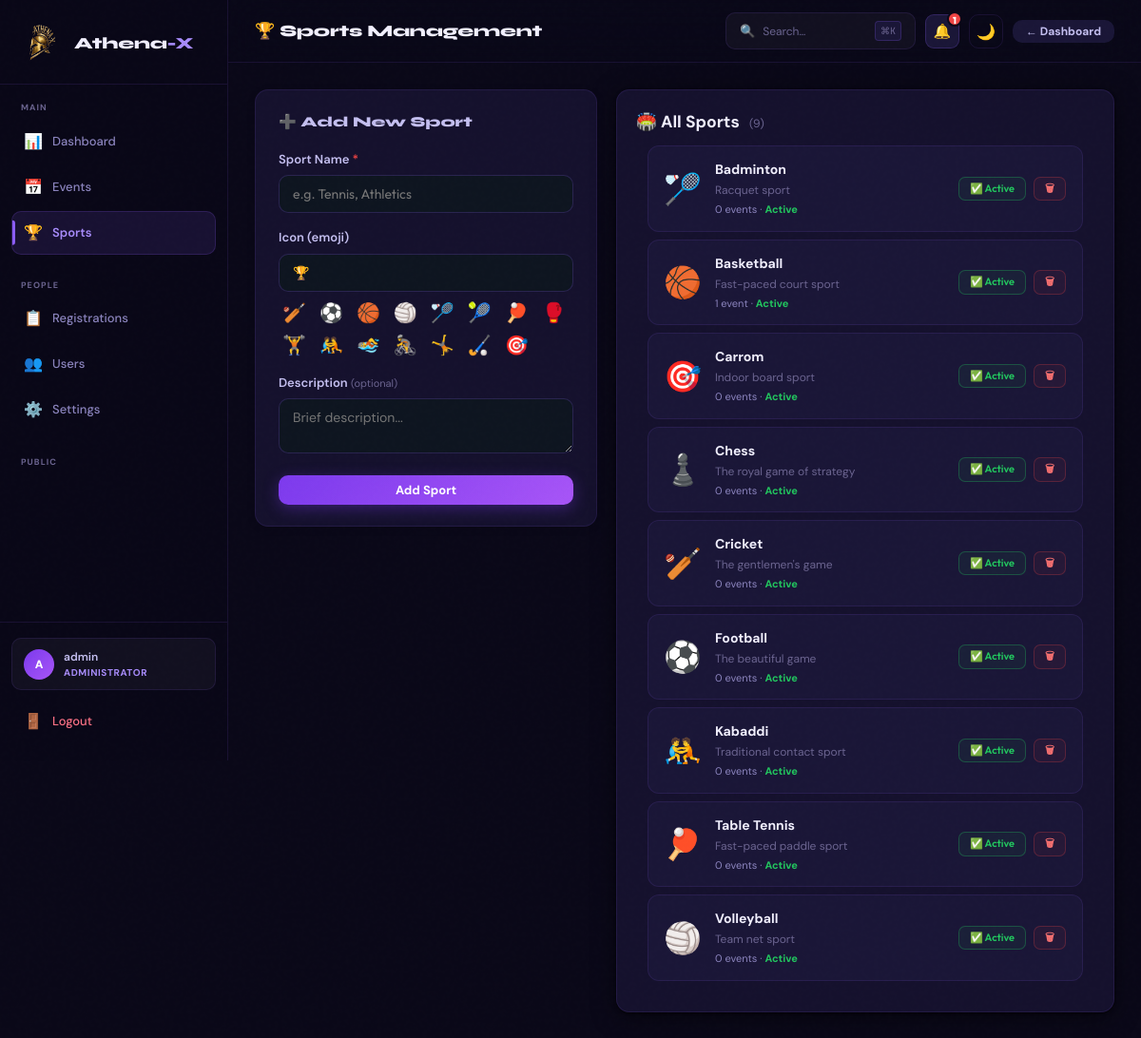
Screenshot of /admin/sports (signed in) with the database file from the repository.
### tables this page shows
CREATE TABLE sports (
                id INTEGER PRIMARY KEY AUTOINCREMENT,
                name TEXT NOT NULL, icon TEXT DEFAULT '🏆',
                description TEXT, is_active INTEGER DEFAULT 1,
                created_at TIMESTAMP DEFAULT CURRENT_TIMESTAMP
            );

### app.py (the view)
@app.route('/admin/sports')
@admin_required
def admin_sports():
    with get_db() as conn:
        sports = [dict(s) for s in conn.execute("SELECT s.*,COUNT(e.id) event_count FROM sports s LEFT JOIN events e ON e.sport_id=s.id GROUP BY s.id ORDER BY s.name").fetchall()]
    return render_template('admin/sports.html',sports=sports)

### app.py (called while the page is built)
@app.after_request
def add_security_headers(resp):
    resp.headers['X-Frame-Options']        = 'SAMEORIGIN'
    resp.headers['X-Content-Type-Options'] = 'nosniff'
    resp.headers['X-XSS-Protection']       = '1; mode=block'
    resp.headers['Referrer-Policy']        = 'strict-origin-when-cross-origin'
    resp.headers['Strict-Transport-Security'] = 'max-age=31536000; includeSubDomains'
    resp.headers['Permissions-Policy']     = 'geolocation=(), microphone=(), camera=()'
    return resp

def get_db():
    conn = sqlite3.connect(DB_PATH)
    conn.row_factory = sqlite3.Row
    conn.execute("PRAGMA foreign_keys = ON")
    return conn

def is_admin(): return session.get('role') == 'admin'

def admin_required(f):
    @wraps(f)
    def dec(*a,**kw):
        if not is_admin():
            return redirect(url_for('admin_login'))
        return f(*a,**kw)
    return dec

### templates/admin/sports.html (shortened to what this page needs)
{% extends "admin/base.html" %}
{% block page_title %}🏆 Sports Management{% endblock %}
{% block topbar_actions %}
  <a href="/admin" class="btn btn-secondary btn-sm">← Dashboard</a>
{% endblock %}
{% block content %}
<div style="display:grid;grid-template-columns:360px 1fr;gap:20px;align-items:start;">
  <div class="form-card">
    <h3 style="display:flex;align-items:center;gap:8px;">➕ Add New Sport</h3>
    <form method="POST" action="/admin/sports/add">
      <div class="form-group">
        <label>Sport Name <span style="color:#ef4444;">*</span></label>
        <input type="text" name="name" required placeholder="e.g. Tennis, Athletics" oninput="this.value=this.value.replace(/[^A-Za-z ]/g,'')" pattern="[A-Za-z ]+" title="Sport name: letters only"/>
      </div>
      <div class="form-group">
        <label>Icon (emoji)</label>
        <input type="text" name="icon" value="🏆" placeholder="🏆" maxlength="5"/>
        <div class="emoji-quick" style="margin-top:8px;">
          {% for e in ['🏏','⚽','🏀','🏐','🏸','🎾','🏓','🥊','🏋️','🤼','🏊','🚴','🤸','🏑','🎯'] %}
            <span class="eq" onclick="this.closest('form').querySelector('[name=icon]').value='{{ e }}'">{{ e }}</span>
          {% endfor %}
        </div>
      </div>
      <div class="form-group">
        <label>Description <span style="font-weight:400;color:var(--muted2);font-size:11px;">(optional)</span></label>
        <textarea name="description" rows="2" placeholder="Brief description..." style="width:100%;background:var(--input-bg);border:1.5px solid var(--border2);border-radius:10px;color:var(--text);padding:10px 14px;font-size:14px;outline:none;resize:vertical;font-family:inherit;"></textarea>
      </div>
      <button type="submit" class="btn btn-primary btn-full">Add Sport</button>
    </form>
  </div>
  <div>
    <div class="dash-section" style="border-radius:14px;overflow:hidden;">
      <div class="ds-head">
        <h3>🏟️ All Sports <span style="font-size:12px;color:var(--muted2);font-weight:400;margin-left:6px;">({{ sports|length }})</span></h3>
      </div>
      <div style="padding:12px;">
        {% if sports %}
        <div style="display:flex;flex-direction:column;gap:8px;">
          {% for s in sports %}
          <div style="background:var(--bg3);border:1px solid {% if s.is_active %}var(--border){% else %}rgba(239,68,68,0.2){% endif %};border-radius:12px;padding:14px 16px;display:flex;align-items:center;gap:14px;transition:.15s;{% if not s.is_active %}opacity:.6;{% endif %}">
            <div style="font-size:32px;flex-shrink:0;line-height:1;">{{ s.icon }}</div>
            <div style="flex:1;min-width:0;">
              <div style="font-size:14px;font-weight:700;color:var(--text);">{{ s.name }}</div>
              {% if s.description %}<div style="font-size:12px;color:var(--muted2);margin-top:2px;">{{ s.description }}</div>{% endif %}
              <div style="font-size:11px;color:var(--muted);margin-top:3px;">
                {{ s.event_count }} event{{ 's' if s.event_count != 1 else '' }}
                {% if s.is_active %}
                  · <span style="color:#22c55e;font-weight:700;">Active</span>
                {% else %}
                  · <span style="color:#f87171;font-weight:700;">Inactive</span>
                {% endif %}
              </div>
            </div>
            <div style="display:flex;gap:6px;flex-shrink:0;">
              <form method="POST" action="/admin/sports/{{ s.id }}/toggle" style="display:inline;">
                <button class="tbl-btn {% if s.is_active %}tbl-btn-green{% endif %}" title="Toggle active">
                  {{ '✅ Active' if s.is_active else '❌ Inactive' }}
                </button>
              </form>
              <form method="POST" action="/admin/sports/{{ s.id }}/delete" style="display:inline;"
                    onsubmit="return confirm('Delete {{ s.name }}? This cannot be undone.')">
                <button class="tbl-btn tbl-btn-red" title="Delete sport">🗑</button>
              </form>
            </div>
          </div>
          {% endfor %}
        </div>
        {% endif %}
      </div>
    </div>
  </div>
</div>
{% endblock %}

### static/css/style.css (style rules this page uses)
*, *::before, *::after { box-sizing: border-box; margin: 0; padding: 0; }
:root { --bg: #04080f; --bg2: #090f1a; --bg3: #0e1520; --bg4: #151e2d; --card: #090f1a; --card2: #0e1520; --border: rgba(0,255,160,0.07); --border2: rgba(0,255,160,0.13); --accent: #00c896; --accent-h: #00a87d; --accent2: #00ffb2; --green: #00c896; --green2: #00ffb2; --red: #ff4757; --yellow: #ffd32a; --orange: #ff9f43; --purple: #c56ef8; --pink: #ff6b9d; --cyan: #00d2d3; --text: #e8f4f0; --text2: #b8d4cc; --muted: #6b8f82; --muted2: #4a6358; --shadow: 0 1px 3px rgba(0,0,0,0.7),0 4px 24px rgba(0,0,0,0.5); --shadow-lg: 0 8px 40px rgba(0,0,0,0.8); --shadow-xl: 0 20px 60px rgba(0,0,0,0.9); --radius: 14px; --radius-sm: 9px; --radius-xs: 5px; --font: 'Outfit',-apple-system,sans-serif; --font-num: 'Rajdhani','Outfit',sans-serif; --nav-bg: rgba(4,8,15,0.93); --nav-border:rgba(0,255,160,0.08); --input-bg: #0e1520; --tr: all 0.2s cubic-bezier(0.4,0,0.2,1); --glow-blue: 0 0 20px rgba(0,200,150,0.3); --glow-green:0 0 20px rgba(0,255,178,0.3); --bg-card: #090f1a; --bg-dark: #04080f; }
html { scroll-behavior: smooth; }
html, body { min-height: 100%; background: var(--bg); color: var(--text); font-family: var(--font); font-size: 15px; line-height: 1.6; -webkit-font-smoothing: antialiased; -moz-osx-font-smoothing: grayscale; transition: background 0.3s, color 0.3s; background-image: radial-gradient(ellipse at 20% 10%, rgba(0,200,150,0.04) 0%, transparent 50%), radial-gradient(ellipse at 80% 90%, rgba(0,210,211,0.03) 0%, transparent 50%); }
a { color: var(--accent2); text-decoration: none; transition: var(--tr); }
input,select,textarea,button { font-family: var(--font); }
button { cursor: pointer; }
.btn { display:inline-flex; align-items:center; gap:8px; padding:11px 24px; border-radius:10px; font-size:14px; font-weight:600; border:none; cursor:pointer; transition:var(--tr); text-decoration:none; line-height:1; white-space:nowrap; }
.btn-primary { background: linear-gradient(135deg,var(--accent),#00a87d); color:#04080f; font-weight:700; box-shadow: 0 4px 16px rgba(0,200,150,0.3); }
.btn-secondary { background:var(--bg3); color:var(--text2); border:1px solid var(--border2); }
.btn-sm { padding:7px 14px; font-size:13px; }
.btn-full { width:100%; justify-content:center; }
.form-group { margin-bottom:18px; }
.form-group label { display:block; font-size:13px; font-weight:600; color:var(--text2); margin-bottom:8px; }
.dash-section { background:var(--card); border:1px solid var(--border); border-radius:var(--radius); padding:20px; box-shadow:var(--shadow); }
.tbl-btn { display:inline-block; padding:4px 13px; border-radius:16px; font-size:12px; font-weight:600; background:var(--bg3); border:1px solid var(--border); color:var(--text2); cursor:pointer; transition:var(--tr); margin:1px; }
.tbl-btn-green { border-color:rgba(34,197,94,.3); color:var(--green); }
.tbl-btn-red { border-color:rgba(239,68,68,.3); color:var(--red); }
.form-card { background:var(--card); border:1px solid var(--border); border-radius:var(--radius); padding:24px; box-shadow:var(--shadow); }
.form-card h3 { font-family:var(--font-num); font-size:15px; font-weight:800; margin-bottom:20px; color:var(--text2); }
.emoji-quick { display:flex; gap:6px; flex-wrap:wrap; margin-top:8px; }
.eq { cursor:pointer; font-size:20px; padding:5px; border-radius:6px; transition:background 0.1s; }

### rows the page displays
sports: icon "🏸", name "Badminton", description "Racquet sport", event_count "0", event_count "s", shows "Active", is_active "✅ Active"
sports: icon "🏀", name "Basketball", description "Fast-paced court sport", event_count "1", shows "Active", is_active "✅ Active"
sports: icon "🎯", name "Carrom", description "Indoor board sport", event_count "0", event_count "s", shows "Active", is_active "✅ Active"
sports: icon "♟️", name "Chess", description "The royal game of strategy", event_count "0", event_count "s", shows "Active", is_active "✅ Active"
sports: icon "🏏", name "Cricket", description "The gentlemen's game", event_count "0", event_count "s", shows "Active", is_active "✅ Active"
sports: icon "⚽", name "Football", description "The beautiful game", event_count "0", event_count "s", shows "Active", is_active "✅ Active"
sports: icon "🤼", name "Kabaddi", description "Traditional contact sport", event_count "0", event_count "s", shows "Active", is_active "✅ Active"
sports: icon "🏓", name "Table Tennis", description "Fast-paced paddle sport", event_count "0", event_count "s", shows "Active", is_active "✅ Active"
sports: icon "🏐", name "Volleyball", description "Team net sport", event_count "0", event_count "s", shows "Active", is_active "✅ Active"

### other values shown
{{ session.get('username','Admin') }} "admin"
{{ e }} "🏏" "⚽" "🏀" "🏐" "🏸" "🎾" "🏓" "🥊" "🏋️" "🤼" "🏊" "🚴" "🤸" "🏑" "🎯"
{{ sports|length }} "9"
